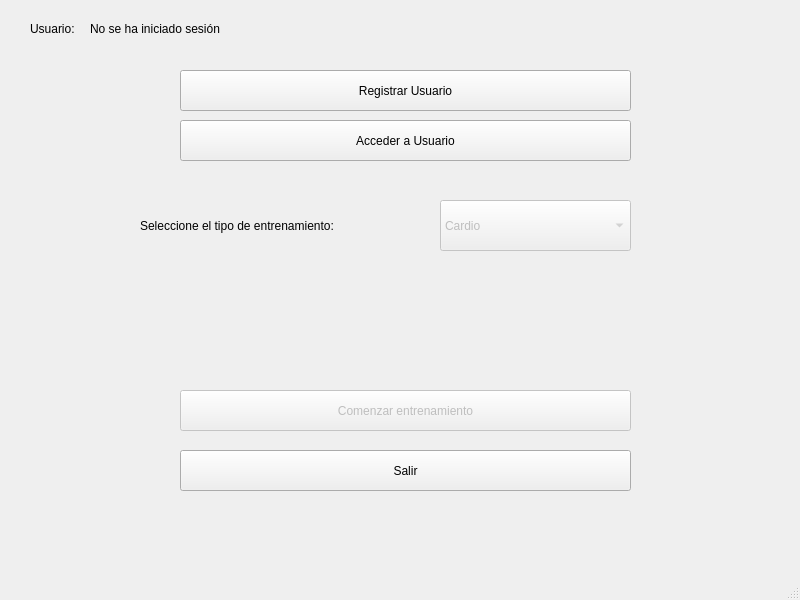
<?xml version="1.0" encoding="UTF-8"?>
<ui version="4.0">
 <class>MainWindow</class>
 <widget class="QMainWindow" name="MainWindow">
  <property name="geometry">
   <rect>
    <x>0</x>
    <y>0</y>
    <width>800</width>
    <height>600</height>
   </rect>
  </property>
  <property name="windowTitle">
   <string>MainWindow</string>
  </property>
  <widget class="QWidget" name="centralwidget">
   <widget class="QPushButton" name="pushButton">
    <property name="geometry">
     <rect>
      <x>180</x>
      <y>70</y>
      <width>451</width>
      <height>41</height>
     </rect>
    </property>
    <property name="text">
     <string>Registrar Usuario</string>
    </property>
   </widget>
   <widget class="QLabel" name="label">
    <property name="geometry">
     <rect>
      <x>90</x>
      <y>20</y>
      <width>431</width>
      <height>17</height>
     </rect>
    </property>
    <property name="text">
     <string>No se ha iniciado sesión</string>
    </property>
   </widget>
   <widget class="QPushButton" name="pushButton_2">
    <property name="geometry">
     <rect>
      <x>180</x>
      <y>120</y>
      <width>451</width>
      <height>41</height>
     </rect>
    </property>
    <property name="text">
     <string>Acceder a Usuario</string>
    </property>
   </widget>
   <widget class="QLabel" name="label_2">
    <property name="geometry">
     <rect>
      <x>30</x>
      <y>20</y>
      <width>67</width>
      <height>17</height>
     </rect>
    </property>
    <property name="text">
     <string>Usuario:</string>
    </property>
   </widget>
   <widget class="QPushButton" name="pushButton_3">
    <property name="geometry">
     <rect>
      <x>180</x>
      <y>450</y>
      <width>451</width>
      <height>41</height>
     </rect>
    </property>
    <property name="text">
     <string>Salir</string>
    </property>
   </widget>
   <widget class="QPushButton" name="pushButton_4">
    <property name="enabled">
     <bool>false</bool>
    </property>
    <property name="geometry">
     <rect>
      <x>180</x>
      <y>390</y>
      <width>451</width>
      <height>41</height>
     </rect>
    </property>
    <property name="text">
     <string>Comenzar entrenamiento</string>
    </property>
   </widget>
   <widget class="QComboBox" name="comboBox">
    <property name="enabled">
     <bool>false</bool>
    </property>
    <property name="geometry">
     <rect>
      <x>440</x>
      <y>200</y>
      <width>191</width>
      <height>51</height>
     </rect>
    </property>
    <item>
     <property name="text">
      <string>Cardio</string>
     </property>
    </item>
    <item>
     <property name="text">
      <string>Pérdida de peso</string>
     </property>
    </item>
    <item>
     <property name="text">
      <string>Libre</string>
     </property>
    </item>
   </widget>
   <widget class="QLabel" name="label_3">
    <property name="geometry">
     <rect>
      <x>140</x>
      <y>210</y>
      <width>291</width>
      <height>31</height>
     </rect>
    </property>
    <property name="text">
     <string>Seleccione el tipo de entrenamiento:</string>
    </property>
   </widget>
  </widget>
  <widget class="QMenuBar" name="menubar">
   <property name="geometry">
    <rect>
     <x>0</x>
     <y>0</y>
     <width>800</width>
     <height>22</height>
    </rect>
   </property>
  </widget>
  <widget class="QStatusBar" name="statusbar"/>
 </widget>
 <resources/>
 <connections>
  <connection>
   <sender>pushButton_3</sender>
   <signal>clicked()</signal>
   <receiver>MainWindow</receiver>
   <slot>close()</slot>
   <hints>
    <hint type="sourcelabel">
     <x>405</x>
     <y>492</y>
    </hint>
    <hint type="destinationlabel">
     <x>399</x>
     <y>299</y>
    </hint>
   </hints>
  </connection>
 </connections>
</ui>
